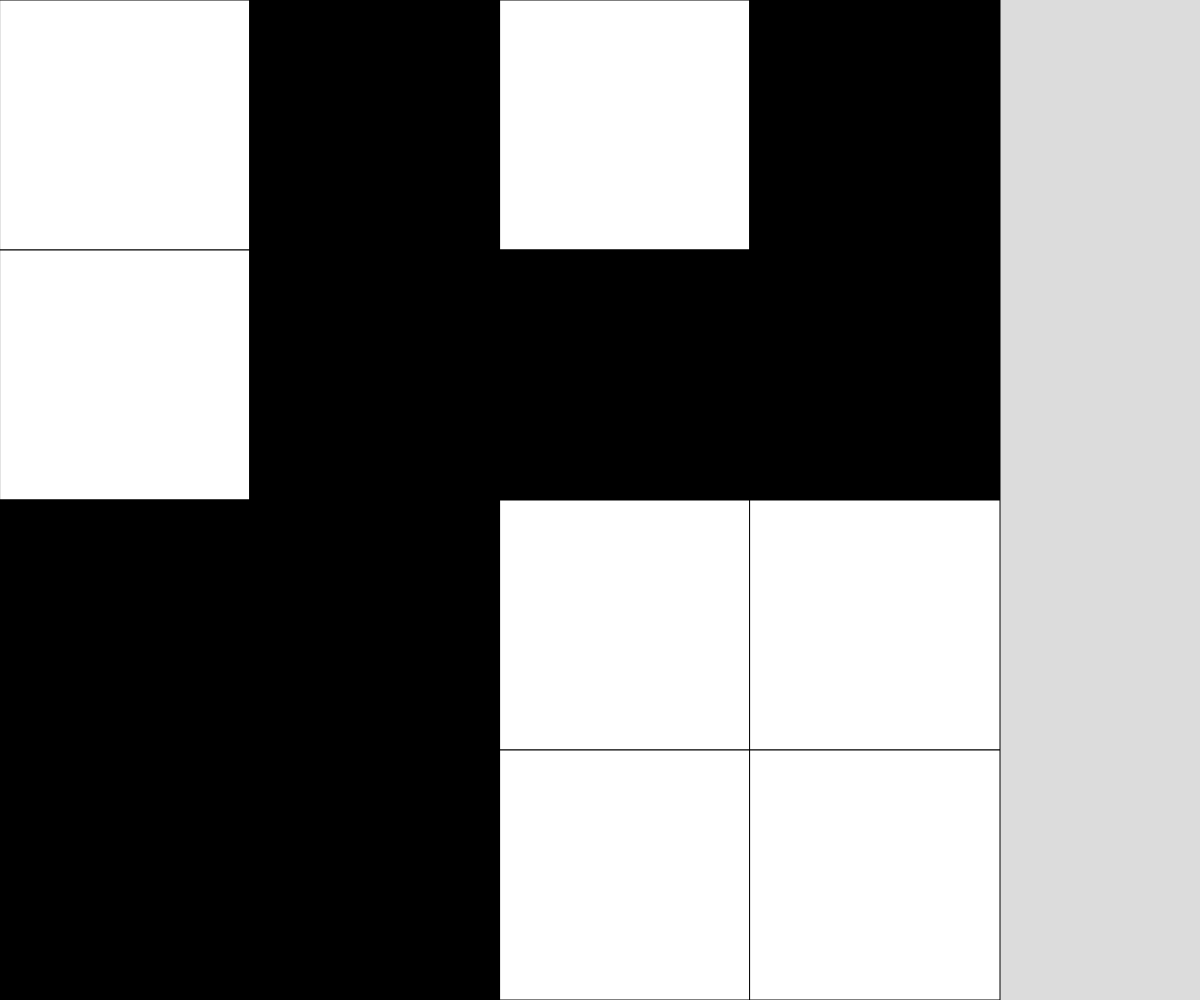
Frame 1 (no input)
Frame 60 (no input): identical to frame 1, image omitted
Frame 120 (the mouse pressed at the canvas centre since frame 60): identical to frame 1, image omitted

The p5.js sketch that drew this single still picture (run headless with seeded random() and noise() and a simulated clock; from frame 60 on, the mouse is pressed at the canvas centre):

// p5.js sketch
// ── sketch.js
// 2D Array grid demo

const SQAURE_DIMENSIONS = 4;
let cellSize;
let gridSize = 0;
let grid;


function setup() {
  grid = generateGrid(SQAURE_DIMENSIONS, SQAURE_DIMENSIONS);
  findGridSize();
  
  createCanvas(windowWidth, windowHeight);
  cellSize = min(width, height) / gridSize;
}

function draw() {
  background(220);
  displayGrid();
}

function displayGrid(){
  for (let y = 0; y<grid.length; y++){
    for (let x = 0; x<grid[y].length; x++){
      fill(grid[y][x] ? "black" : "white");
      rect (x*cellSize, y*cellSize, cellSize, cellSize);
    }
  }
}

function generateGrid(cols, rows){
  let newGrid = [];
  for (let y = 0; y < rows; y++){
    newGrid.push([]);
    for (let x = 0; x < cols; x++){
      if (random(100) < 50){
        newGrid[y].push(1);
      }
      else{
        newGrid[y].push(0);
      }
    }
  }
  return newGrid; 
}

function findGridSize(){
  gridSize = 0;
  for (let row of grid){
    gridSize = max(gridSize, row.length);
  }
  gridSize = max(gridSize, grid.length);
}

function keyPressed(){
  if (key === "r"){
    grid = generateGrid(SQAURE_DIMENSIONS, SQAURE_DIMENSIONS);
    findGridSize();
  }
}
